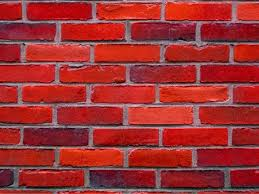
#> input picture data/bricks.jpeg, 259 x 194 px, given in place of aish_rai.jpg, which was not available
$ jupyter execute E22CSEU1014_Lab6.ipynb
#> lines starting #> are read from the running program, lines starting #| are printed output that depends on the picture; after the words box and inside, x2 and y2 are one past the last pixel; in counts of white or black regions, pixels touching at a corner belong together; pictures that were not available may be replaced by others from this repository, and a replacement may not be noted
[cell 1]
import cv2
import numpy as np
import matplotlib.pyplot as plt
import torch
import torchvision
from torchvision import transforms
from PIL import Image

[cell 2]
from google.colab import drive
drive.mount('/content/drive')

[cell 3]
image_path = "/content/drive/MyDrive/aish_rai.jpg"
image = cv2.imread(image_path)
#> image is the input picture: shape (194, 259, 3); mean B, G, R 49.8, 49.3, 158.4

[cell 4]
image = cv2.imread(image_path, cv2.IMREAD_GRAYSCALE)
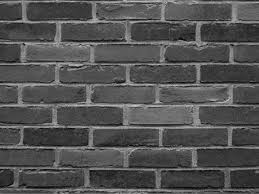
#> image: shape (194, 259); min 0, max 203, mean 81.9
blurred = cv2.GaussianBlur(image, (5,5), 0)
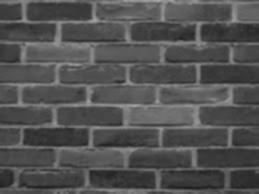
#> blurred: shape (194, 259); min 31, max 166, mean 82
edges = cv2.Canny(blurred, 50, 150)
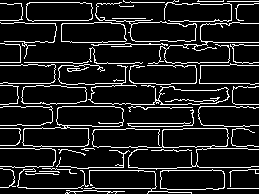
#> edges: shape (194, 259); 12.1% white in thin lines or dots
plt.imshow(edges, cmap='gray')
plt.title("Canny Edge Detection")
plt.axis("off")
plt.show()

[cell 5]
_, segmented = cv2.threshold(image, 127, 255, cv2.THRESH_BINARY)
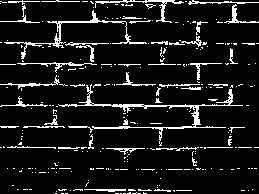
#> segmented: shape (194, 259); 9.6% white in thin lines or dots

plt.imshow(segmented, cmap='gray')
plt.title('Region-based Segmentation')
plt.show()

[cell 6]
lines = cv2.HoughLinesP(edges, 1, np.pi / 180, 100, minLineLength=50, maxLineGap=10)
#> lines = 21 rows, first 6: [171, 83, 258, 83], [26, 188, 166, 188], [133, 65, 258, 65], [135, 62, 258, 62], [69, 170, 143, 170], [0, 20, 150, 20]

line_image = cv2.cvtColor(image, cv2.COLOR_GRAY2BGR)
for line in lines:
    x1, y1, x2, y2 = line[0]
    cv2.line(line_image, (x1, y1), (x2, y2), (0, 255, 0), 2)
#> this loop made 21 passes
#> (x1, y1, x2, y2) on passes 1 to 12: (171, 83, 258, 83), (26, 188, 166, 188), (133, 65, 258, 65), (135, 62, 258, 62), (69, 170, 143, 170), (0, 20, 150, 20), (3, 106, 114, 106), (0, 128, 88, 128), (179, 146, 258, 146), (25, 23, 93, 23), (123, 167, 176, 168), (116, 44, 233, 46)
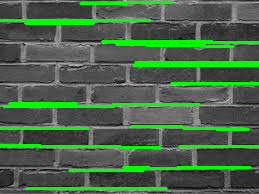
#> line_image: shape (194, 259, 3); mean B, G, R 71, 101.4, 71

plt.imshow(line_image)
plt.title('Hough Line Transform')
plt.show()

[cell 7]
circles = cv2.HoughCircles(image, cv2.HOUGH_GRADIENT, dp=1.2, minDist=30, param1=50, param2=30, minRadius=20, maxRadius=50)
#> circles = 34 rows, first 8: [207, 63, 49.28], [114.6, 54.6, 49.28], [83.4, 143.4, 49.28], [132.6, 127.8, 49.28], [172.2, 108.6, 49.28], [173.4, 52.2, 49.28], [199.8, 127.8, 49.28], [142.2, 78.6, 49.28]

if circles is not None:
    circles = np.round(circles[0, :]).astype("int")
#> circles = 34 rows, first 8: [207, 63, 49], [115, 55, 49], [83, 143, 49], [133, 128, 49], [172, 109, 49], [173, 52, 49], [200, 128, 49], [142, 79, 49]
    circle_image = cv2.cvtColor(image, cv2.COLOR_GRAY2BGR)
    for (x, y, r) in circles:
        cv2.circle(circle_image, (x, y), r, (0, 255, 0), 4)
#> this loop made 34 passes
#> (x, y, r) on passes 1 to 12: (207, 63, 49), (115, 55, 49), (83, 143, 49), (133, 128, 49), (172, 109, 49), (173, 52, 49), (200, 128, 49), (142, 79, 49), (160, 145, 47), (101, 113, 49), (81, 87, 49), (45, 129, 44)
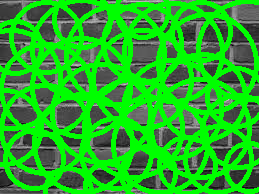
#> circle_image: shape (194, 259, 3); mean B, G, R 37.5, 175.1, 37.5

plt.imshow(circle_image)
plt.title('Hough Circle Transform')
plt.show()

$ run again, on data/girrafe.jpeg
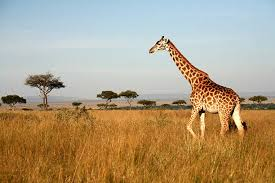
#> input picture data/girrafe.jpeg, 275 x 183 px, given in place of aish_rai.jpg, which was not available
#> image is the input picture: shape (183, 275, 3); mean B, G, R 128.9, 157.3, 175.4
#> image: shape (183, 275)
#> edges: shape (183, 275); 4.6% white in thin lines or dots, all inside (x1, y1, x2, y2) = (0, 36, 275, 183)
#> segmented: shape (183, 275); 67.6% white; 205 black regions (198 under 20 px), largest, box (x1, y1, x2, y2) and area: (0, 39, 275, 183) 15132, (195, 107, 221, 143) 321, (103, 122, 117, 137) 51
#> lines = [[69, 109, 203, 109]]
#> the loop `for line in lines:` made 1 pass
#> after the loop `for line in lines:`:
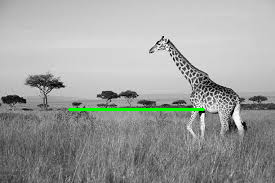
#> line_image: shape (183, 275, 3); mean B, G, R 158.6, 160.7, 158.6
#> `circles = cv2.HoughCircles(image, cv2.HOUGH_GRADIENT, dp=1.2, minDist=..`: circles = 16 rows, first 8: [222.6, 136.2, 45.32], [121.8, 133.8, 42.68], [179.4, 137.4, 44], [169.8, 107.4, 49.28], [54.6, 127.8, 36.08], [90.6, 142.2, 36.08], [139.8, 166.2, 49.28], [30.6, 150.6, 32.12]
#> `circles = np.round(circles[0, :]).astype("int")`: circles = 16 rows, first 8: [223, 136, 45], [122, 134, 43], [179, 137, 44], [170, 107, 49], [55, 128, 36], [91, 142, 36], [140, 166, 49], [31, 151, 32]
#> the loop `for (x, y, r) in circles:` made 16 passes
#> after the loop `for (x, y, r) in circles:`:
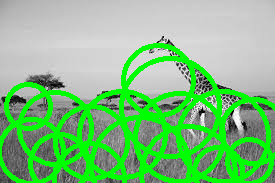
#> circle_image: shape (183, 275, 3); mean B, G, R 127.1, 192.5, 127.1
